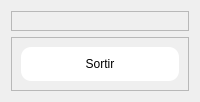
         <widget class="QWidget" name="serstat">
          <layout class="QVBoxLayout" name="verticalLayout_22">
           <item>
            <widget class="QFrame" name="frame_41">
             <property name="frameShape">
              <enum>QFrame::Shape::StyledPanel</enum>
             </property>
             <property name="frameShadow">
              <enum>QFrame::Shadow::Raised</enum>
             </property>
             <layout class="QHBoxLayout" name="horizontalLayout_27">
              <item>
               <widget class="QWidget" name="diagrme" native="true"/>
              </item>
             </layout>
            </widget>
           </item>
           <item>
            <widget class="QFrame" name="frame_40">
             <property name="sizePolicy">
              <sizepolicy hsizetype="Preferred" vsizetype="Maximum">
               <horstretch>0</horstretch>
               <verstretch>0</verstretch>
              </sizepolicy>
             </property>
             <property name="frameShape">
              <enum>QFrame::Shape::StyledPanel</enum>
             </property>
             <property name="frameShadow">
              <enum>QFrame::Shadow::Raised</enum>
             </property>
             <layout class="QHBoxLayout" name="horizontalLayout_26">
              <item>
               <widget class="QPushButton" name="pushButtonserstatsortir">
                <property name="styleSheet">
                 <string notr="true">QPushButton
{
background-color:rgb(255, 255, 255);
border-radius: 10px;
padding: 10px;
}

QPushButton:Hover {
				background-color: rgb(159, 159, 159);
				border-color: rgb(159, 159, 159);}
</string>
                </property>
                <property name="text">
                 <string>Sortir</string>
                </property>
               </widget>
              </item>
             </layout>
            </widget>
           </item>
          </layout>
         </widget>
